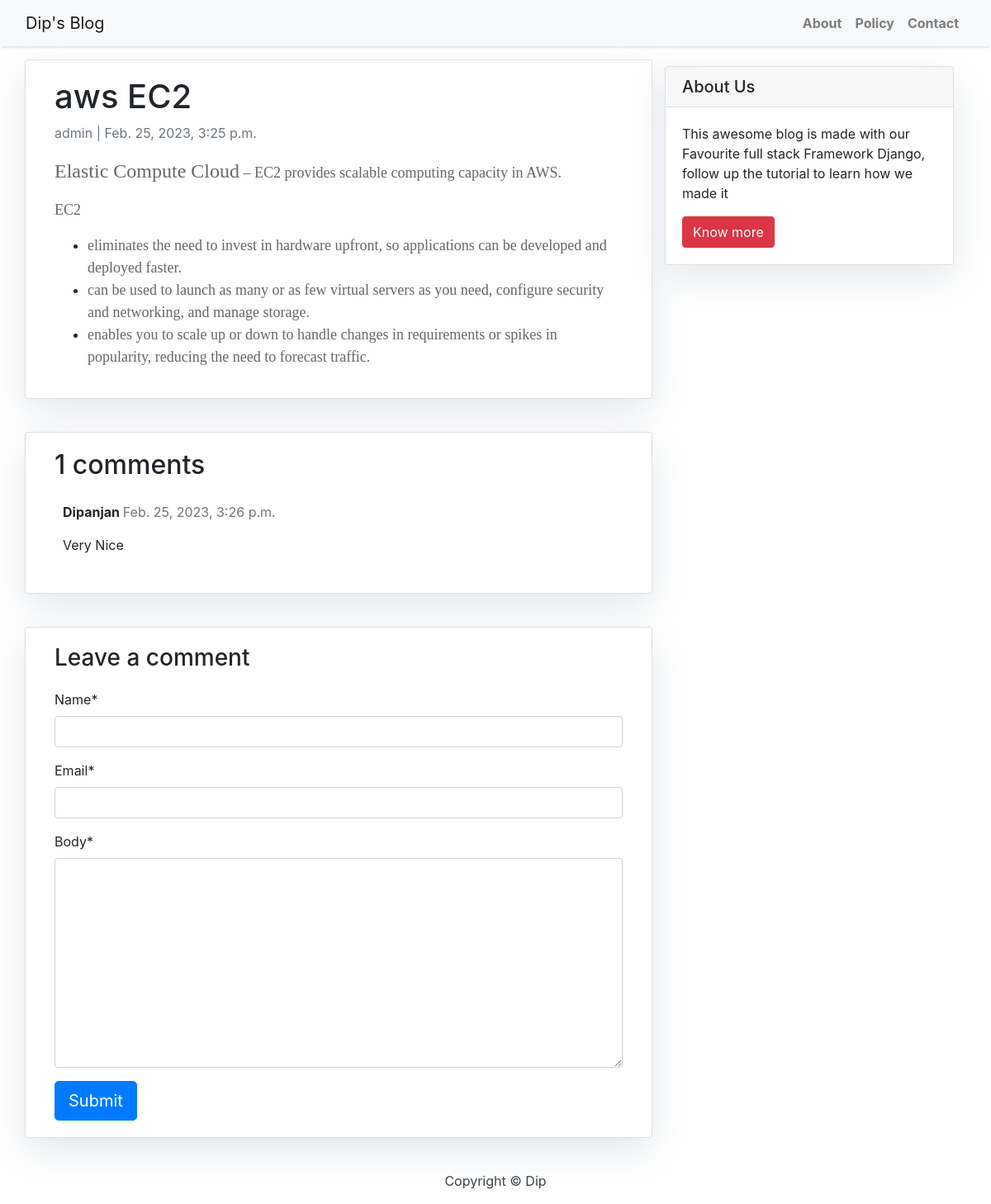
Screenshot of /blogs/aws-ec2/ with the database file from the repository.
### blog/models.py (models this page shows, shortened)
class Post(models.Model):
    title = models.CharField(max_length=200, unique=True)
    slug = models.SlugField(max_length=200, unique=True)
    author = models.ForeignKey(
        User, on_delete=models.CASCADE, related_name="blog_posts"
    )
    updated_on = models.DateTimeField(auto_now=True)
    content = models.TextField()
    created_on = models.DateTimeField(auto_now_add=True)
    status = models.IntegerField(choices=STATUS, default=0)
    class Meta:
        ordering = ["-created_on"]

class Comment(models.Model):
    post = models.ForeignKey(Post, on_delete=models.CASCADE, related_name="comments")
    name = models.CharField(max_length=80)
    email = models.EmailField()
    body = models.TextField()
    created_on = models.DateTimeField(auto_now_add=True)
    active = models.BooleanField(default=False)
    class Meta:
        ordering = ["created_on"]

### blog/views.py (the view)
# urls.py: path("<slug:slug>/", views.post_detail, name="post_detail"),
def post_detail(request, slug):
    template_name = "post_detail.html"
    post = get_object_or_404(Post, slug=slug)
    comments = post.comments.filter(active=True).order_by("-created_on")
    new_comment = None
    if request.method == "POST":
        comment_form = CommentForm(data=request.POST)
        if comment_form.is_valid():
            new_comment = comment_form.save(commit=False)
            new_comment.post = post
            new_comment.save()
    else:
        comment_form = CommentForm()
    return render(
        request,
        template_name,
        {
            "post": post,
            "comments": comments,
            "new_comment": new_comment,
            "comment_form": comment_form,
        },
    )

### blog/forms.py
class CommentForm(forms.ModelForm):
    class Meta:
        model = Comment
        fields = ("name", "email", "body")

### templates/post_detail.html (shortened to what this page needs)
{% extends 'base.html' %} {% block content %}
    {% load crispy_forms_tags %}
    <div class="container">
        <div class="row">
            <div class="col-md-8 card mb-4  mt-3 left  top">
                <div class="card-body">
                    <h1>{% block title %} {{ post.title }} {% endblock title %}</h1>
                    <p class=" text-muted">{{ post.author }} | {{ post.created_on }}</p>
                    <p class="card-text ">{{ post.content | safe }}</p>
                </div>
            </div>
            {% block sidebar %} {% include 'sidebar.html' %} {% endblock sidebar %}
            <div class="col-md-8 card mb-4  mt-3 ">
                <div class="card-body">
                    {% with comments.count as total_comments %}
                        <h2>{{ total_comments }} comments</h2>
                    {% endwith %} {% for comment in comments %}
                        <div class="comments" style="padding: 10px;">
                            <p class="font-weight-bold">
                                {{ comment.name }}
                                <span class=" text-muted font-weight-normal">
                                    {{ comment.created_on }}
                                </span>
                            </p>
                            {{ comment.body | linebreaks }}
                        </div>
                    {% endfor %}
                </div>
            </div>
            <div class="col-md-8 card mb-4  mt-3 ">
                <div class="card-body">
                    {% if new_comment %}
                        <div class="alert alert-success" role="alert">
                            Your comment is awaiting moderation
                        </div>
                    {% else %}
                        <h3>Leave a comment</h3>
                        <form method="post" style="margin-top: 1.3em;">
                            {{ comment_form | crispy }}
                            <button type="submit" class="btn btn-primary  btn-lg">Submit</button>
                        </form>
                    {% endif %}
                </div>
            </div>
        </div>
    </div>
{% endblock content %}

### templates/base.html (shortened to what this page needs)
{% load static %}
<!DOCTYPE html>
<html>
    <head>
        <link rel="stylesheet" href="{% static 'css/base.css' %}">
        <link rel="stylesheet" href="https://maxcdn.bootstrapcdn.com/bootstrap/4.0.0/css/bootstrap.min.css"
 />
    </head>
    <body>
        <nav class="navbar navbar-expand-lg navbar-light bg-light shadow" id="mainNav">
            <div class="container-fluid">
                <a class="navbar-brand" href="{% url 'home' %}">Dip's Blog</a>
                <div class="collapse navbar-collapse" id="navbarResponsive">
                    <ul class="navbar-nav ml-auto">
                        <li class="nav-item text-black">
                            <a class="nav-link text-black font-weight-bold" href="#">About</a>
                        </li>
                        <li class="nav-item text-black">
                            <a class="nav-link text-black font-weight-bold" href="#">Policy</a>
                        </li>
                        <li class="nav-item text-black">
                            <a class="nav-link text-black font-weight-bold" href="#">Contact</a>
                        </li>
                    </ul>
                </div>
            </div>
    </nav>
    {% block content %}{% endblock content %}
    <footer class="py-3 bg-grey">
        <p class="m-0 text-dark text-center ">Copyright &copy; Dip</p>
    </footer>
</body>
</html>

### templates/sidebar.html
{% block sidebar %}
    <div class="col-md-4 float-right ">
        <div class="card my-4">
            <h5 class="card-header">About Us</h5>
            <div class="card-body">
                <p class="card-text"> This awesome blog is made with our Favourite full stack Framework Django,
                    follow up the tutorial to learn how we made it</p>
                <a href="#" class="btn btn-danger">Know more</a>
            </div>
        </div>
    </div>
{% endblock sidebar %}

### static/css/base.css (style rules this page uses)
body { font-family: "Roboto", sans-serif; font-size: 17px; background-color: #fdfdfd; }
.shadow { box-shadow: 0 4px 2px -2px rgba(0, 0, 0, 0.1); }
.btn-danger { color: #fff; background-color: #f00000; border-color: #dc281e; }
.card { box-shadow: 0 16px 48px #E3E7EB; }

### rows the page displays
Post: title "aws EC2", author "admin", created_on "Feb. 25, 2023, 3:25 p.m.", content "Elastic Compute Cloud – EC2 provides scalable computing capacity in AWS. EC2 eliminates the need to invest in hardware upfront, so applications can be developed and deployed faster. can be used to launch as many or as few virtual servers as you need, configure security and networking, and manage storage. enables you to scale up or down to handle changes in requirements or spikes in popularity, reducing the need to forecast traffic."
Comment: name "Dipanjan", created_on "Feb. 25, 2023, 3:26 p.m.", body "Very Nice"

### other values shown
{{ total_comments }} "1"
